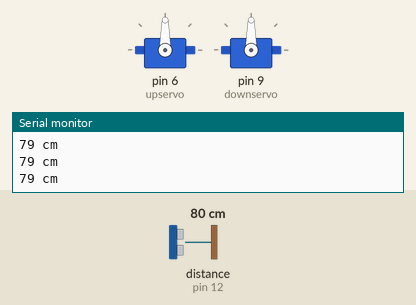
The sketch below on a simulated Arduino Uno, built with avr-gcc and run on an emulated ATmega328P. On the bench: 2 × servo, the last lines printed to the serial monitor. Wiring (inferred from the names in the program): ultrasonic range finder: trigger pin 11; echo pin 12. The inputs (shaded band) are chosen by the test bench; at power-on: distance to the obstacle (sensor on pin 12) 80 cm. The echo pulse lasts 58.3 µs per cm.

Above: at 1.2 s.
1.3 s: distance to the obstacle (sensor on pin 12) set to 12 cm
2.9 s: distance to the obstacle (sensor on pin 12) set to 9 cm
At 4.0 s:
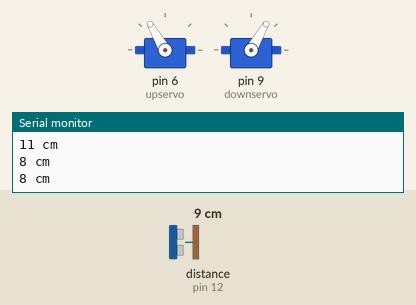
5.9 s: distance to the obstacle (sensor on pin 12) set to 18 cm
8.2 s: distance to the obstacle (sensor on pin 12) set to 2 cm
At 8.61 s:
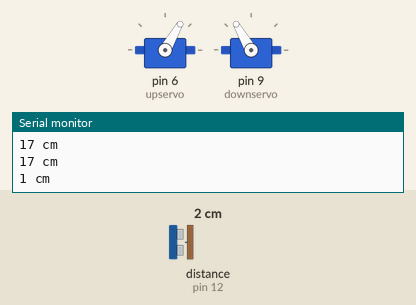
Timing chart, 0 to 12.2 s (numbered marks = the images above; inputs shaded):
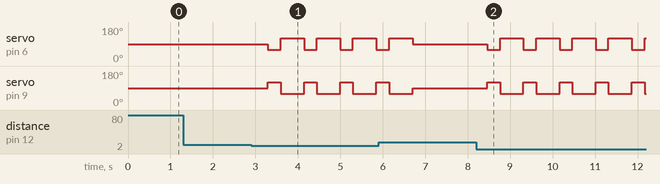

The sketch:

kotik_idet_za_edoy.ino
```cpp
#include <Servo.h>
int tP = 11;
int eP = 12;
bool rejum;
Servo upservo;
Servo downservo;
void setup() {
  Serial.begin (9600);
  pinMode(tP, OUTPUT);
  pinMode(eP, INPUT);
  upservo.attach(6);
  downservo.attach(9);
}

void loop() {
  long duration, distance;
  digitalWrite(tP, LOW);
  delayMicroseconds(5);
  digitalWrite(tP, HIGH);
  delayMicroseconds(10);
  digitalWrite(tP, LOW);
  duration = pulseIn(eP, HIGH);
  distance = (duration / 2) / 29.1;
  delay(50);
  Serial.print(distance);
  Serial.println(" cm");
  delay(200);
  if(distance<10){
    upservo.write(60);
    downservo.write(120);
    delay(300);
    upservo.write(120);
    downservo.write(60);
    delay(300);
  }
  else{
    upservo.write(90);
    downservo.write(90);
  }
}
```

Measured:
- the behaviour switches between 11 and 10 cm on distance to the obstacle (sensor on pin 12) (found by bisection; images 0 and 1)
- after the input at 2.9 s, servo on pin 6 (upservo): alternates 120° for 0.55 s and 60° for 0.30 s, starting after 0.39 s; servo on pin 9 (downservo): alternates 120° for 0.30 s and 60° for 0.55 s, starting after 0.39 s
- after the input at 8.2 s, servo on pin 6 (upservo): alternates 120° for 0.55 s and 60° for 0.30 s, starting after 0.26 s; servo on pin 9 (downservo): alternates 120° for 0.30 s and 60° for 0.55 s, starting after 0.26 s
